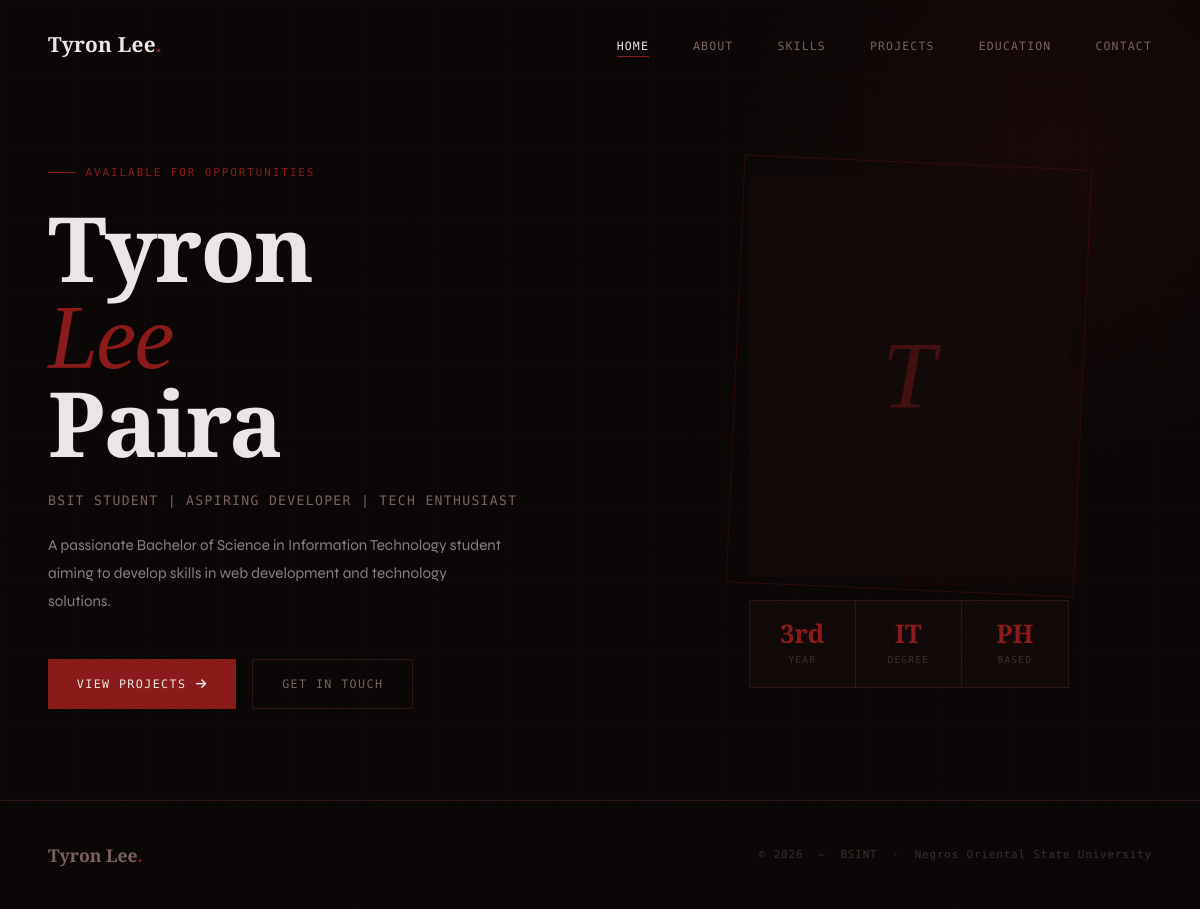
Before: / with the older database file.
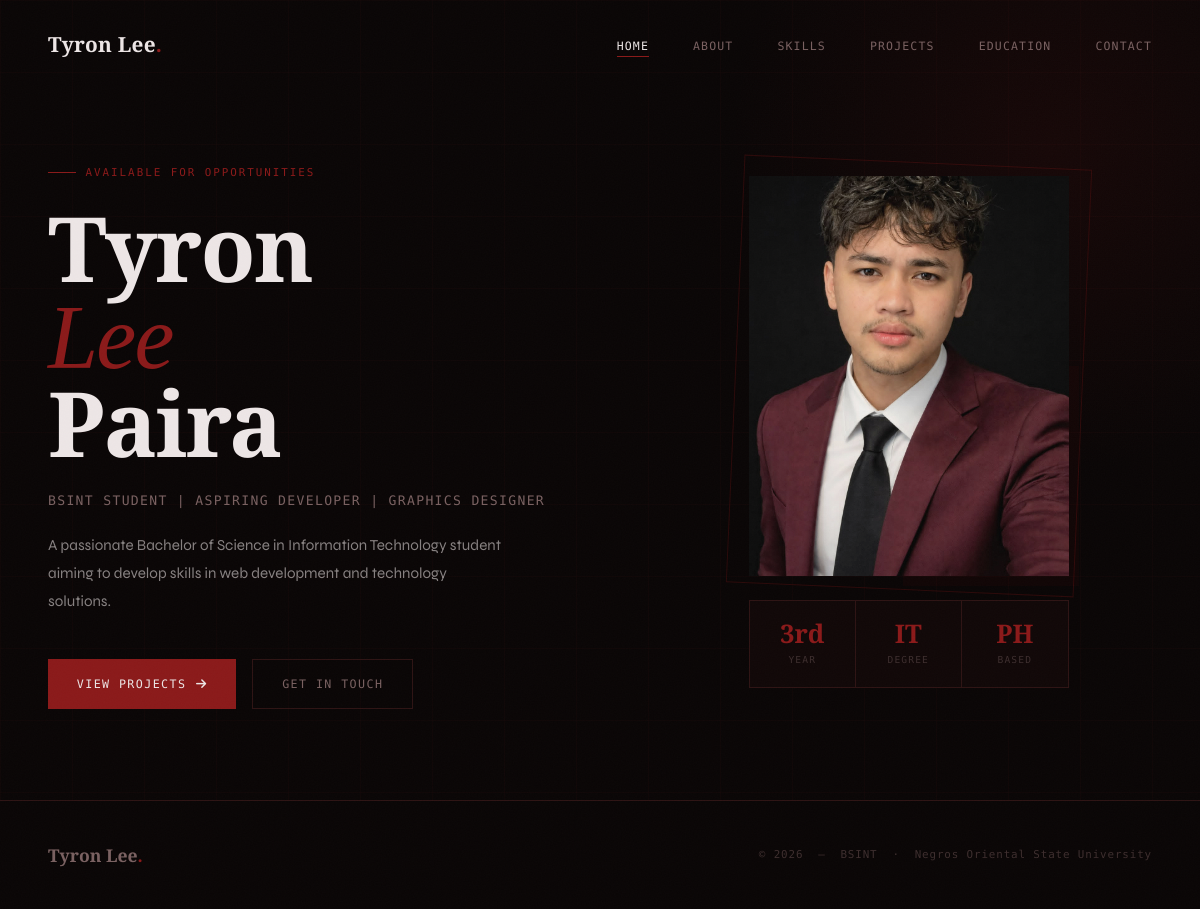
After: the same page with the newer database file.
### projectMidterm/models.py (models this page shows, shortened)
class Profile(models.Model):
    name = models.CharField(max_length=100, default='Tyron Lee T. Paira')
    tagline = models.CharField(max_length=200, default='BSIT Student | Aspiring Developer')
    short_intro = models.TextField(default='A passionate Bachelor of Science in Information Technology student aiming to develop skills in web development and technology solutions.')
    about_text = models.TextField(default='I am Tyron Lee T. Paira, currently a third-year Bachelor of Science in Information Technology student at Negros Oriental State University. I have a strong interest in technology and continuously strive to improve my knowledge and skills in programming and system development. My goal is to become a successful IT professional and contribute to innovative projects in the future.')
    profile_photo = models.ImageField(upload_to='profile/', blank=True, null=True)
    email = models.EmailField(default='pairatyronlee21@gmail.com')
    class Meta:
        verbose_name_plural = 'Profile'

### projectMidterm/views.py (the view)
# urls.py: 2. Add a URL to urlpatterns:  path('', views.home, name='home')
def home(request):
    profile = Profile.objects.first()
    featured_projects = Project.objects.filter(is_featured=True)[:3]
    context = {
        'profile': profile,
        'featured_projects': featured_projects,
        'active_page': 'home',
    }
    return render(request, 'projectMidterm/home.html', context)

### projectMidterm/templates/projectMidterm/home.html (shortened to what this page needs)
{% extends 'projectMidterm/base.html' %}
{% load static %}
{% block content %}
<section class="hero">
  <div class="hero-inner">
    <div class="hero-text">
      <div class="hero-eyebrow">Available for opportunities</div>
      <h1 class="hero-name">
        Tyron<br><em>Lee</em><br>Paira
      </h1>
      <p class="hero-role">
        {{ profile.tagline|default:"BSINT Student · Aspiring Developer" }}
      </p>
      <p class="hero-bio">
        {{ profile.short_intro|default:"A passionate Information Technology student at Negros Oriental State University, building thoughtful solutions through web development and software engineering." }}
      </p>
      <div class="hero-actions">
        <a href="{% url 'projects' %}" class="btn btn-gold">
          <span>View Projects</span>
          <i class="fas fa-arrow-right"></i>
        </a>
        <a href="{% url 'contact' %}" class="btn btn-ghost">
          <span>Get in Touch</span>
        </a>
      </div>
    </div>
    <div class="hero-visual">
      <div class="photo-frame">
        {% if profile.profile_photo %}
          <img src="{{ profile.profile_photo.url }}" alt="{{ profile.name }}">
        {% else %}
          <div class="photo-placeholder">T</div>
        {% endif %}
      </div>
      <div class="hero-stats">
        <div class="stat">
          <div class="stat-val">3rd</div>
          <div class="stat-lbl">Year</div>
        </div>
        <div class="stat">
          <div class="stat-val">IT</div>
          <div class="stat-lbl">Degree</div>
        </div>
        <div class="stat">
          <div class="stat-val">PH</div>
          <div class="stat-lbl">Based</div>
        </div>
      </div>
    </div>
  </div>
</section>
{% endblock %}

### projectMidterm/templates/projectMidterm/base.html (shortened to what this page needs)
<!DOCTYPE html>
<html lang="en">
<head>
  <link rel="stylesheet" href="https://cdnjs.cloudflare.com/ajax/libs/font-awesome/6.4.0/css/all.min.css">
  {% load static %}
  <link rel="stylesheet" href="{% static 'projectMidterm/css/style.css' %}">
</head>
<body>
  <nav class="site-nav" id="siteNav">
    <a href="{% url 'home' %}" class="nav-logo">
      Tyron Lee<span>.</span>
    </a>
    <ul class="nav-links" id="navLinks">
      <li><a href="{% url 'home' %}"      class="{% if active_page == 'home'      %}active{% endif %}">Home</a></li>
      <li><a href="{% url 'about' %}"     class="{% if active_page == 'about'     %}active{% endif %}">About</a></li>
      <li><a href="{% url 'skills' %}"    class="{% if active_page == 'skills'    %}active{% endif %}">Skills</a></li>
      <li><a href="{% url 'projects' %}"  class="{% if active_page == 'projects'  %}active{% endif %}">Projects</a></li>
      <li><a href="{% url 'education' %}" class="{% if active_page == 'education' %}active{% endif %}">Education</a></li>
      <li><a href="{% url 'contact' %}"   class="{% if active_page == 'contact'   %}active{% endif %}">Contact</a></li>
    </ul>
  </nav>
  <main>
    {% block content %}{% endblock %}
  </main>
  <footer class="site-footer">
    <div class="footer-logo">Tyron Lee<span>.</span></div>
    <div class="footer-text">
      &copy; {% now "Y" %} &nbsp;&mdash;&nbsp;
      BSINT &nbsp;&middot;&nbsp; Negros Oriental State University
    </div>
  </footer>
</body>
</html>

Changed rows visible on the page:
changed Profile: tagline "BSIT STUDENT | ASPIRING DEVELOPER | TECH ENTHUSIAST" → "BSINT STUDENT | ASPIRING DEVELOPER | GRAPHICS DESIGNER"; profile_photo: picture added
Other visible differences:
text no longer shown: "T"
